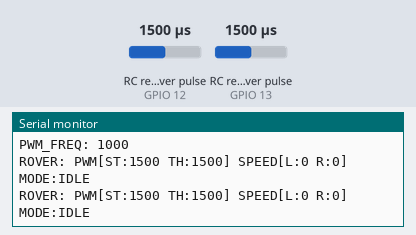
The sketch below on a simulated ESP8266 (NodeMCU). Shown: the last lines printed to the serial monitor. Wiring (inferred from the names in the program): 2 × RC receiver channel: data GPIO 12 / data GPIO 13. The test bench sets the inputs (shaded band); at power-on: RC receiver pulse (sensors on GPIO 12, GPIO 13) 1500 µs.

Above: at 1.3 s.
1.4 s: RC receiver pulse (sensor on GPIO 12) set to 1020 µs
At 1.9 s:
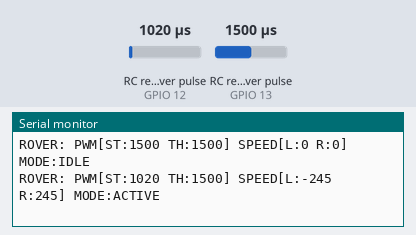
3.5 s: RC receiver pulse (sensor on GPIO 13) set to 1020 µs
At 3.9 s:
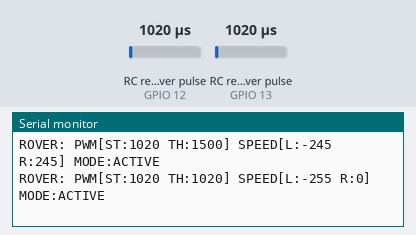
5.0 s: RC receiver pulse (sensor on GPIO 12) set to 1250 µs
At 5.4 s:
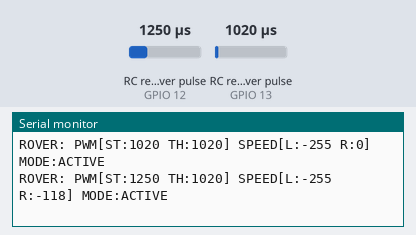
6.5 s: RC receiver pulse (sensor on GPIO 13) set to 1250 µs
At 6.9 s:
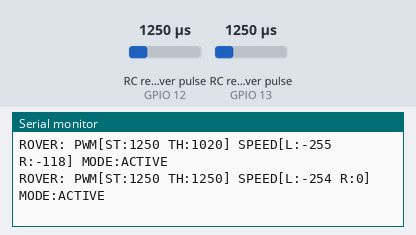
Timing chart, 0 to 9.0 s (numbered marks = the images above; inputs shaded):
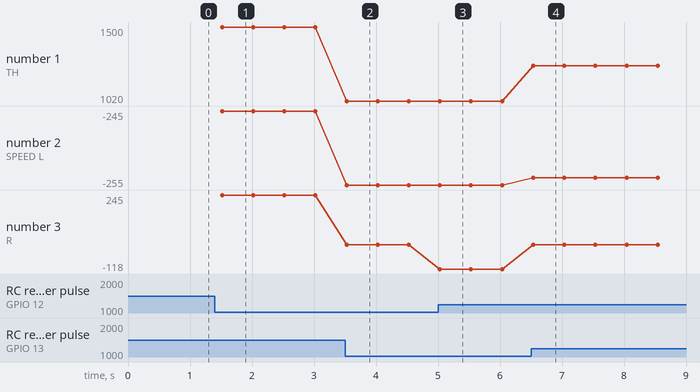

Measured:
- after the input at 1.4 s, the serial monitor: prints a new line after 0.12 s (image 1)
- after the input at 3.5 s, the serial monitor: prints a new line at once (image 2)
- after the input at 5.0 s, the serial monitor: prints a new line at once (image 3)
- after the input at 6.5 s, the serial monitor: prints a new line at once (image 4)
- plotted number 2: -245 → -255 after the input at 3.5 s, -255 → -254 after the input at 6.5 s
- plotted number 3: 0 → -118 after the input at 5.0 s

The sketch:

rover_v3-2.ino
```cpp
/*
 * Rover V3 Control System
 * Using PCA9685 PWM Controller for Motor Control
 * ELRS PWM Input for Steering and Throttle
 *
 * Hardware Connections:
 * - I2C SDA: GPIO4 (D2)
 * - I2C SCL: GPIO5 (D1)
 * - ELRS Channel 1 (Steering): GPIO12 (D6)
 * - ELRS Channel 2 (Throttle): GPIO13 (D7)
 *
 * Channel Assignment:
 * - Channel 0: Motor 1 Direction A (IN1)
 * - Channel 1: Motor 1 Direction B (IN2)
 * - Channel 2: Motor 1 Enable A (ENA)
 * - Channel 3: Motor 1 Enable B (ENB)
 * - Channel 4: Motor 2 Direction A (IN1)
 * - Channel 5: Motor 2 Direction B (IN2)
 * - Channel 6: Motor 2 Enable A (ENA)
 * - Channel 7: Motor 2 Enable B (ENB)
 *
 * Motor Control Logic:
 * - Forward: IN1=HIGH, IN2=LOW, ENA=PWM, ENB=0
 * - Reverse: IN1=LOW, IN2=HIGH, ENA=PWM, ENB=0
 * - Stop: IN1=LOW, IN2=LOW, ENA=0, ENB=0
 */

#include <Wire.h>
#include <Adafruit_PWMServoDriver.h>

// Function declarations
void ICACHE_RAM_ATTR steeringISR();
void ICACHE_RAM_ATTR throttleISR();
void processPWMInputs();
void updateMotors();
void setMotorSpeed(int motor, int speed);
void stopMotors();

// PCA9685 setup
Adafruit_PWMServoDriver pwm = Adafruit_PWMServoDriver(0x40);

// Motor channel definitions
#define MOTOR1_IN1    0  // Channel 0 - Motor 1 Direction A
#define MOTOR1_IN2    1  // Channel 1 - Motor 1 Direction B
#define MOTOR1_ENA    2  // Channel 2 - Motor 1 Enable A
#define MOTOR1_ENB    3  // Channel 3 - Motor 1 Enable B

// Motor 2 channel definitions
#define MOTOR2_IN1    4  // Channel 4 - Motor 2 Direction A
#define MOTOR2_IN2    5  // Channel 5 - Motor 2 Direction B
#define MOTOR2_ENA    6  // Channel 6 - Motor 2 Enable A
#define MOTOR2_ENB    7  // Channel 7 - Motor 2 Enable B

// PWM frequency and resolution
#define PWM_FREQ      1000  // 1kHz PWM frequency
#define PWM_MAX       4095  // 12-bit PWM resolution

// ELRS PWM input pins
#define STEERING_PIN  12  // GPIO12 (D6) - Channel 1
#define THROTTLE_PIN  13  // GPIO13 (D7) - Channel 2

// PWM signal variables
volatile unsigned long steering_start = 0;
volatile unsigned long throttle_start = 0;
volatile int steering_pwm = 1500;  // Default center position
volatile int throttle_pwm = 1500;  // Default center position

// Motor control variables
int left_speed = 0;
int right_speed = 0;

void setup() {
  Serial.begin(115200);
  Serial.println("Rover V3 - ELRS PWM Control");

  // Initialize I2C with custom pins for ESP8266
  Wire.begin(4, 5); // SDA=GPIO4, SCL=GPIO5

  // Initialize PCA9685
  pwm.begin();
  pwm.setPWMFreq(PWM_FREQ);
  delay(10);

  // Debug: Test PCA9685 communication
  Serial.println("Testing PCA9685 communication...");
  pwm.setPWM(0, 0, 2048); // Test channel 0 with 50% duty cycle
  delay(100);
  pwm.setPWM(0, 0, 0);    // Turn off
  Serial.println("PCA9685 test complete");

  // Setup PWM input pins
  pinMode(STEERING_PIN, INPUT);
  pinMode(THROTTLE_PIN, INPUT);

  // Attach interrupts for PWM reading
  attachInterrupt(digitalPinToInterrupt(STEERING_PIN), steeringISR, CHANGE);
  attachInterrupt(digitalPinToInterrupt(THROTTLE_PIN), throttleISR, CHANGE);

  // Initialize motors to stop
  stopMotors();

  Serial.println("ELRS PWM Control Ready");
  Serial.print("PWM_MAX: "); Serial.println(PWM_MAX);
  Serial.print("PWM_FREQ: "); Serial.println(PWM_FREQ);
}

void loop() {
  // Read PWM values and convert to motor speeds
  processPWMInputs();

  // Update motor speeds
  updateMotors();

  // Consolidated debug output
  static unsigned long lastDebug = 0;
  if (millis() - lastDebug > 500) { // Reduced frequency to avoid spam
    // Single line consolidated output
    Serial.print("ROVER: PWM[ST:"); Serial.print(steering_pwm);
    Serial.print(" TH:"); Serial.print(throttle_pwm);
    Serial.print("] SPEED[L:"); Serial.print(left_speed);
    Serial.print(" R:"); Serial.print(right_speed);
    Serial.print("] ");

    // Remove test mode to prevent unwanted motor movement
    if (abs(left_speed) < 25 && abs(right_speed) < 25) {
      Serial.println("MODE:IDLE");
      // Don't run any test motors when no RF input
    } else {
      Serial.println("MODE:ACTIVE");
    }

    lastDebug = millis();
  }

  delay(20);
}

// Interrupt service routine for steering channel
void ICACHE_RAM_ATTR steeringISR() {
  if (digitalRead(STEERING_PIN) == HIGH) {
    steering_start = micros();
  } else {
    unsigned long pulse_time = micros() - steering_start;
    if (pulse_time > 800 && pulse_time < 2200) {
      steering_pwm = pulse_time;
    }
  }
}

// Interrupt service routine for throttle channel
void ICACHE_RAM_ATTR throttleISR() {
  if (digitalRead(THROTTLE_PIN) == HIGH) {
    throttle_start = micros();
  } else {
    unsigned long pulse_time = micros() - throttle_start;
    if (pulse_time > 800 && pulse_time < 2200) {
      throttle_pwm = pulse_time;
    }
  }
}

void processPWMInputs() {
  // Convert PWM values to motor speeds (-255 to +255)
  int throttle = map(throttle_pwm, 1000, 2000, -255, 255);
  int steering = map(steering_pwm, 1000, 2000, -255, 255);

  // Apply deadband for inputs
  if (abs(throttle) < 20) throttle = 0;
  if (abs(steering) < 20) steering = 0;

  // Calculate differential steering
  left_speed = throttle + steering;
  right_speed = throttle - steering;

  // Constrain speeds
  left_speed = constrain(left_speed, -255, 255);
  right_speed = constrain(right_speed, -255, 255);

  // Apply minimum speed threshold to prevent small movements
  #define MIN_SPEED_THRESHOLD 30  // Minimum speed to activate motors

  if (abs(left_speed) < MIN_SPEED_THRESHOLD) left_speed = 0;
  if (abs(right_speed) < MIN_SPEED_THRESHOLD) right_speed = 0;
}

void updateMotors() {
  setMotorSpeed(1, left_speed);   // Motor 1 (Left)
  setMotorSpeed(2, right_speed);  // Motor 2 (Right)
}

void setMotorSpeed(int motor, int speed) {
  int in1_channel, in2_channel, ena_channel, enb_channel;

  if (motor == 1) {
    in1_channel = MOTOR1_IN1;
    in2_channel = MOTOR1_IN2;
    ena_channel = MOTOR1_ENA;
    enb_channel = MOTOR1_ENB;
  } else {
    in1_channel = MOTOR2_IN1;
    in2_channel = MOTOR2_IN2;
    ena_channel = MOTOR2_ENA;
    enb_channel = MOTOR2_ENB;
  }

  int pwm_value = map(abs(speed), 0, 255, 0, PWM_MAX);

  // Determine direction
  String direction = "STOP";
  if (speed > 0) direction = "FWD";
  else if (speed < 0) direction = "REV";

  // Remove individual motor debug output - only show in main loop

  if (speed > 0) {
    // Forward - Set both enables to MAX PWM for full power
    pwm.setPWM(in1_channel, 0, PWM_MAX);
    pwm.setPWM(in2_channel, 0, 0);
    pwm.setPWM(ena_channel, 0, PWM_MAX);
    pwm.setPWM(enb_channel, 0, PWM_MAX);
  } else if (speed < 0) {
    // Reverse - Set both enables to MAX PWM for full power
    pwm.setPWM(in1_channel, 0, 0);
    pwm.setPWM(in2_channel, 0, PWM_MAX);
    pwm.setPWM(ena_channel, 0, PWM_MAX);
    pwm.setPWM(enb_channel, 0, PWM_MAX);
  } else {
    // Stop
    pwm.setPWM(in1_channel, 0, 0);
    pwm.setPWM(in2_channel, 0, 0);
    pwm.setPWM(ena_channel, 0, 0);
    pwm.setPWM(enb_channel, 0, 0);
  }
}

void stopMotors() {
  setMotorSpeed(1, 0);
  setMotorSpeed(2, 0);
}
```
